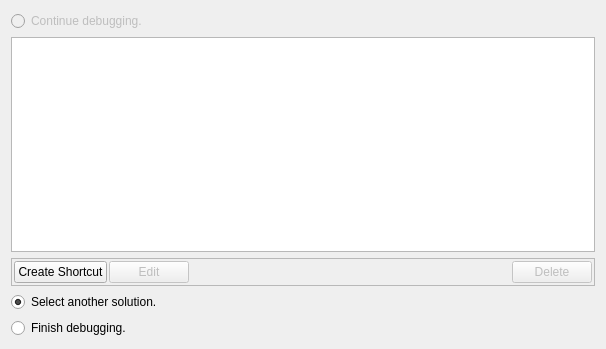
<?xml version="1.0" encoding="UTF-8"?>
<ui version="4.0">
 <class>DebugPage</class>
 <widget class="QWizardPage" name="DebugPage">
  <property name="geometry">
   <rect>
    <x>0</x>
    <y>0</y>
    <width>606</width>
    <height>349</height>
   </rect>
  </property>
  <layout class="QVBoxLayout" name="verticalLayout">
   <item>
    <widget class="QRadioButton" name="debug">
     <property name="enabled">
      <bool>false</bool>
     </property>
     <property name="text">
      <string>Continue debugging.</string>
     </property>
     <attribute name="buttonGroup">
      <string notr="true">buttonGroup</string>
     </attribute>
    </widget>
   </item>
   <item>
    <widget class="HighlightedListView" name="shortcuts">
     <property name="iconSize">
      <size>
       <width>32</width>
       <height>32</height>
      </size>
     </property>
    </widget>
   </item>
   <item>
    <widget class="QFrame" name="shortcutsEditPanel">
     <property name="frameShape">
      <enum>QFrame::StyledPanel</enum>
     </property>
     <property name="frameShadow">
      <enum>QFrame::Raised</enum>
     </property>
     <layout class="QHBoxLayout" name="horizontalLayout">
      <property name="spacing">
       <number>2</number>
      </property>
      <property name="leftMargin">
       <number>2</number>
      </property>
      <property name="topMargin">
       <number>2</number>
      </property>
      <property name="rightMargin">
       <number>2</number>
      </property>
      <property name="bottomMargin">
       <number>2</number>
      </property>
      <item>
       <widget class="QPushButton" name="newBtn">
        <property name="text">
         <string>Create Shortcut</string>
        </property>
       </widget>
      </item>
      <item>
       <widget class="QPushButton" name="editBtn">
        <property name="enabled">
         <bool>false</bool>
        </property>
        <property name="text">
         <string>Edit</string>
        </property>
       </widget>
      </item>
      <item>
       <spacer name="shortcutsSpacer">
        <property name="orientation">
         <enum>Qt::Horizontal</enum>
        </property>
        <property name="sizeHint" stdset="0">
         <size>
          <width>310</width>
          <height>14</height>
         </size>
        </property>
       </spacer>
      </item>
      <item>
       <widget class="QPushButton" name="delBtn">
        <property name="enabled">
         <bool>false</bool>
        </property>
        <property name="text">
         <string>Delete</string>
        </property>
       </widget>
      </item>
     </layout>
    </widget>
   </item>
   <item>
    <widget class="QRadioButton" name="reinstall">
     <property name="text">
      <string>Select another solution.</string>
     </property>
     <property name="checked">
      <bool>true</bool>
     </property>
     <attribute name="buttonGroup">
      <string notr="true">buttonGroup</string>
     </attribute>
    </widget>
   </item>
   <item>
    <widget class="QRadioButton" name="end">
     <property name="text">
      <string>Finish debugging.</string>
     </property>
     <attribute name="buttonGroup">
      <string notr="true">buttonGroup</string>
     </attribute>
    </widget>
   </item>
  </layout>
 </widget>
 <customwidgets>
  <customwidget>
   <class>HighlightedListView</class>
   <extends>QListView</extends>
   <header>src/highlightedlistview.h</header>
  </customwidget>
 </customwidgets>
 <resources/>
 <connections>
  <connection>
   <sender>editBtn</sender>
   <signal>clicked()</signal>
   <receiver>DebugPage</receiver>
   <slot>edit()</slot>
   <hints>
    <hint type="sourcelabel">
     <x>170</x>
     <y>270</y>
    </hint>
    <hint type="destinationlabel">
     <x>636</x>
     <y>220</y>
    </hint>
   </hints>
  </connection>
 </connections>
 <slots>
  <slot>edit()</slot>
 </slots>
 <buttongroups>
  <buttongroup name="buttonGroup"/>
 </buttongroups>
</ui>
